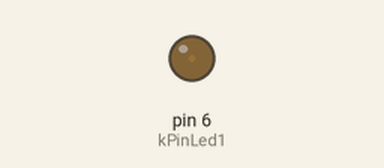
A sketch run on a simulated Arduino Uno, built with avr-gcc and run on an emulated ATmega328P. Shown: output pins drawn as LEDs (lit = HIGH).

Above: at 0.05 s.
At 0.95 s:
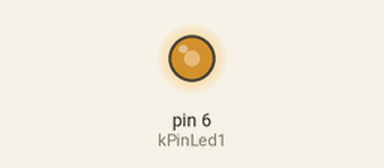
At 1.4 s:
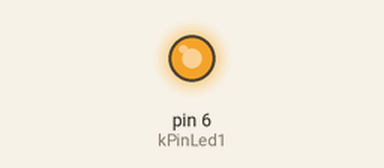
At 2.75 s:
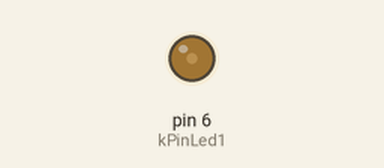
Timing chart, 0 to 7.0 s (numbered marks = the images above):
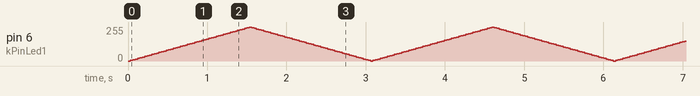

The sketch:

activity4_fadinglight.ino
```cpp
int kPinLed1 = 6;

int brightness = 0; //starts with 0 brightness
int fadeAmount = 5;
int refreshTime = 30;

void setup() { //init pins
  pinMode(kPinLed1, OUTPUT);
}

void loop() {
  analogWrite(kPinLed1, brightness);
  brightness += fadeAmount;
  if (brightness <= 0 || brightness >= 255){
    fadeAmount = -fadeAmount; //when brightness reaches max value, brightness decrease; and vice-versa
  }
  delay(refreshTime); //30ms delay per frame, can be changed by changing refreshTime value
}
```
